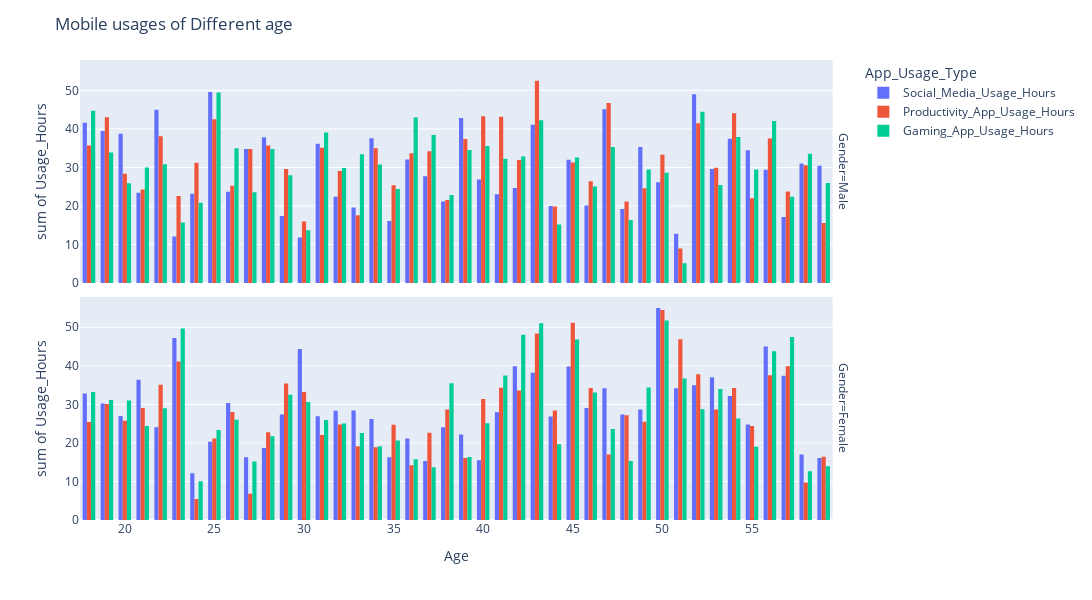

Notebook source saved alongside this figure:
### Markdown cell above
<a id="35"></a>
### <div style="text-align:left; border-radius:15px; padding:20px; color:Black; margin:0; font-size:100%; font-family:Arial; background-color:#48cae4; overflow:hidden"><b>⚡ 5. Mobile usages of Different age</b>
<a href="#table-of-contents" style="font-family: Arial, sans-serif; font-size: 15px; background-color: #7b2cbf; color: #ffffff; padding: 7px 15px; text-decoration: none; border-radius: 15px;">
        [Table of Content 📜⬆️]
</a>
</div>

### Code cell
fig = px.histogram(
    work_type_df,
    x='Age',
    y='Usage_Hours',
    color='App_Usage_Type',
    barmode='group',
    #pattern_shape='Gender',
    facet_row='Gender',
    
)

fig.update_layout(
    title=' Mobile usages of Different age',
    bargap=0.3,
    height=600,
    width=1800,
)

fig.show()

### Figure 1 — Plotly figure (JSON) as saved in the notebook; plotly's stock layout.template omitted (floating-point values rounded to 4 significant figures; data arrays with more than 128 entries replaced by an {"elided": "..."} marker saying what was removed)
{"data": [{"alignmentgroup": "True", "bingroup": "x", "histfunc": "sum", "hovertemplate": "App_Usage_Type=Social_Media_Usage_Hours<br>Gender=Male<br>Age=%{x}<br>sum of Usage_Hours=%{y}<extra></extra>", "legendgroup": "Social_Media_Usage_Hours", "marker": {"color": "#636efa", "pattern": {"shape": ""}}, "name": "Social_Media_Usage_Hours", "offsetgroup": "Social_Media_Usage_Hours", "orientation": "v", "showlegend": true, "type": "histogram", "x": {"elided": "517 int values"}, "xaxis": "x2", "y": {"elided": "517 float values"}, "yaxis": "y2"}, {"alignmentgroup": "True", "bingroup": "x", "histfunc": "sum", "hovertemplate": "App_Usage_Type=Social_Media_Usage_Hours<br>Gender=Female<br>Age=%{x}<br>sum of Usage_Hours=%{y}<extra></extra>", "legendgroup": "Social_Media_Usage_Hours", "marker": {"color": "#636efa", "pattern": {"shape": ""}}, "name": "Social_Media_Usage_Hours", "offsetgroup": "Social_Media_Usage_Hours", "orientation": "v", "showlegend": false, "type": "histogram", "x": {"elided": "483 int values"}, "xaxis": "x", "y": {"elided": "483 float values"}, "yaxis": "y"}, {"alignmentgroup": "True", "bingroup": "x", "histfunc": "sum", "hovertemplate": "App_Usage_Type=Productivity_App_Usage_Hours<br>Gender=Male<br>Age=%{x}<br>sum of Usage_Hours=%{y}<extra></extra>", "legendgroup": "Productivity_App_Usage_Hours", "marker": {"color": "#EF553B", "pattern": {"shape": ""}}, "name": "Productivity_App_Usage_Hours", "offsetgroup": "Productivity_App_Usage_Hours", "orientation": "v", "showlegend": true, "type": "histogram", "x": {"elided": "517 int values"}, "xaxis": "x2", "y": {"elided": "517 float values"}, "yaxis": "y2"}, {"alignmentgroup": "True", "bingroup": "x", "histfunc": "sum", "hovertemplate": "App_Usage_Type=Productivity_App_Usage_Hours<br>Gender=Female<br>Age=%{x}<br>sum of Usage_Hours=%{y}<extra></extra>", "legendgroup": "Productivity_App_Usage_Hours", "marker": {"color": "#EF553B", "pattern": {"shape": ""}}, "name": "Productivity_App_Usage_Hours", "offsetgroup": "Productivity_App_Usage_Hours", "orientation": "v", "showlegend": false, "type": "histogram", "x": {"elided": "483 int values"}, "xaxis": "x", "y": {"elided": "483 float values"}, "yaxis": "y"}, {"alignmentgroup": "True", "bingroup": "x", "histfunc": "sum", "hovertemplate": "App_Usage_Type=Gaming_App_Usage_Hours<br>Gender=Male<br>Age=%{x}<br>sum of Usage_Hours=%{y}<extra></extra>", "legendgroup": "Gaming_App_Usage_Hours", "marker": {"color": "#00cc96", "pattern": {"shape": ""}}, "name": "Gaming_App_Usage_Hours", "offsetgroup": "Gaming_App_Usage_Hours", "orientation": "v", "showlegend": true, "type": "histogram", "x": {"elided": "517 int values"}, "xaxis": "x2", "y": {"elided": "517 float values"}, "yaxis": "y2"}, {"alignmentgroup": "True", "bingroup": "x", "histfunc": "sum", "hovertemplate": "App_Usage_Type=Gaming_App_Usage_Hours<br>Gender=Female<br>Age=%{x}<br>sum of Usage_Hours=%{y}<extra></extra>", "legendgroup": "Gaming_App_Usage_Hours", "marker": {"color": "#00cc96", "pattern": {"shape": ""}}, "name": "Gaming_App_Usage_Hours", "offsetgroup": "Gaming_App_Usage_Hours", "orientation": "v", "showlegend": false, "type": "histogram", "x": {"elided": "483 int values"}, "xaxis": "x", "y": {"elided": "483 float values"}, "yaxis": "y"}], "layout": {"annotations": [{"font": {}, "showarrow": false, "text": "Gender=Female", "textangle": 90, "x": 0.98, "xanchor": "left", "xref": "paper", "y": 0.2425, "yanchor": "middle", "yref": "paper"}, {"font": {}, "showarrow": false, "text": "Gender=Male", "textangle": 90, "x": 0.98, "xanchor": "left", "xref": "paper", "y": 0.7575, "yanchor": "middle", "yref": "paper"}], "bargap": 0.3, "barmode": "group", "height": 600, "legend": {"title": {"text": "App_Usage_Type"}, "tracegroupgap": 0}, "margin": {"t": 60}, "title": {"text": " Mobile usages of Different age"}, "width": 1800, "xaxis": {"anchor": "y", "domain": [0, 0.98], "title": {"text": "Age"}}, "xaxis2": {"anchor": "y2", "domain": [0, 0.98], "matches": "x", "showticklabels": false}, "yaxis": {"anchor": "x", "domain": [0, 0.485], "title": {"text": "sum of Usage_Hours"}}, "yaxis2": {"anchor": "x2", "domain": [0.515, 1], "matches": "y", "title": {"text": "sum of Usage_Hours"}}}}
